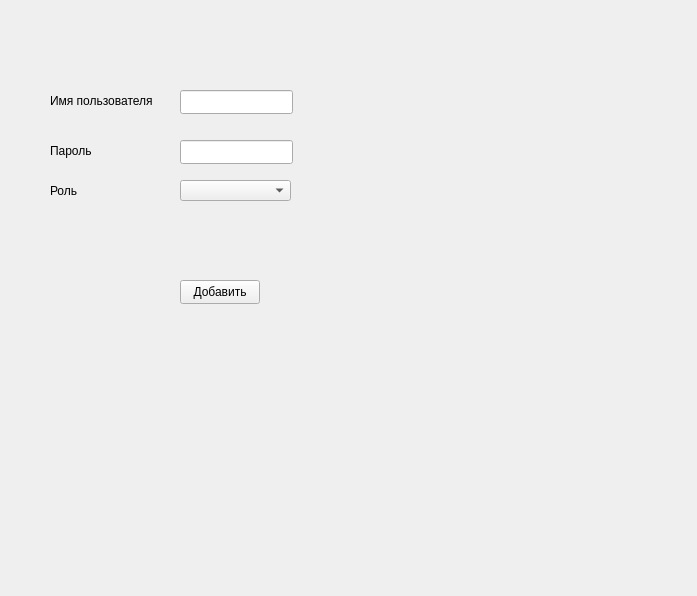
<?xml version="1.0" encoding="UTF-8"?>
<ui version="4.0">
 <class>AddUserDialog</class>
 <widget class="QWidget" name="AddUserDialog">
  <property name="geometry">
   <rect>
    <x>0</x>
    <y>0</y>
    <width>697</width>
    <height>596</height>
   </rect>
  </property>
  <property name="windowTitle">
   <string>Form</string>
  </property>
  <widget class="QLineEdit" name="lineEditUsername">
   <property name="geometry">
    <rect>
     <x>180</x>
     <y>90</y>
     <width>113</width>
     <height>24</height>
    </rect>
   </property>
  </widget>
  <widget class="QLineEdit" name="lineEditPassword">
   <property name="geometry">
    <rect>
     <x>180</x>
     <y>140</y>
     <width>113</width>
     <height>24</height>
    </rect>
   </property>
  </widget>
  <widget class="QComboBox" name="comboBoxRole">
   <property name="geometry">
    <rect>
     <x>180</x>
     <y>180</y>
     <width>111</width>
     <height>21</height>
    </rect>
   </property>
  </widget>
  <widget class="QPushButton" name="pushButtonAdd">
   <property name="geometry">
    <rect>
     <x>180</x>
     <y>280</y>
     <width>80</width>
     <height>24</height>
    </rect>
   </property>
   <property name="text">
    <string>Добавить</string>
   </property>
  </widget>
  <widget class="QLabel" name="labelStatus">
   <property name="geometry">
    <rect>
     <x>180</x>
     <y>330</y>
     <width>91</width>
     <height>21</height>
    </rect>
   </property>
   <property name="text">
    <string/>
   </property>
  </widget>
  <widget class="QLabel" name="label">
   <property name="geometry">
    <rect>
     <x>50</x>
     <y>90</y>
     <width>111</width>
     <height>21</height>
    </rect>
   </property>
   <property name="text">
    <string>Имя пользователя</string>
   </property>
  </widget>
  <widget class="QLabel" name="label_2">
   <property name="geometry">
    <rect>
     <x>50</x>
     <y>140</y>
     <width>111</width>
     <height>21</height>
    </rect>
   </property>
   <property name="text">
    <string>Пароль</string>
   </property>
  </widget>
  <widget class="QLabel" name="label_3">
   <property name="geometry">
    <rect>
     <x>50</x>
     <y>180</y>
     <width>111</width>
     <height>21</height>
    </rect>
   </property>
   <property name="text">
    <string>Роль</string>
   </property>
  </widget>
 </widget>
 <resources/>
 <connections/>
</ui>
